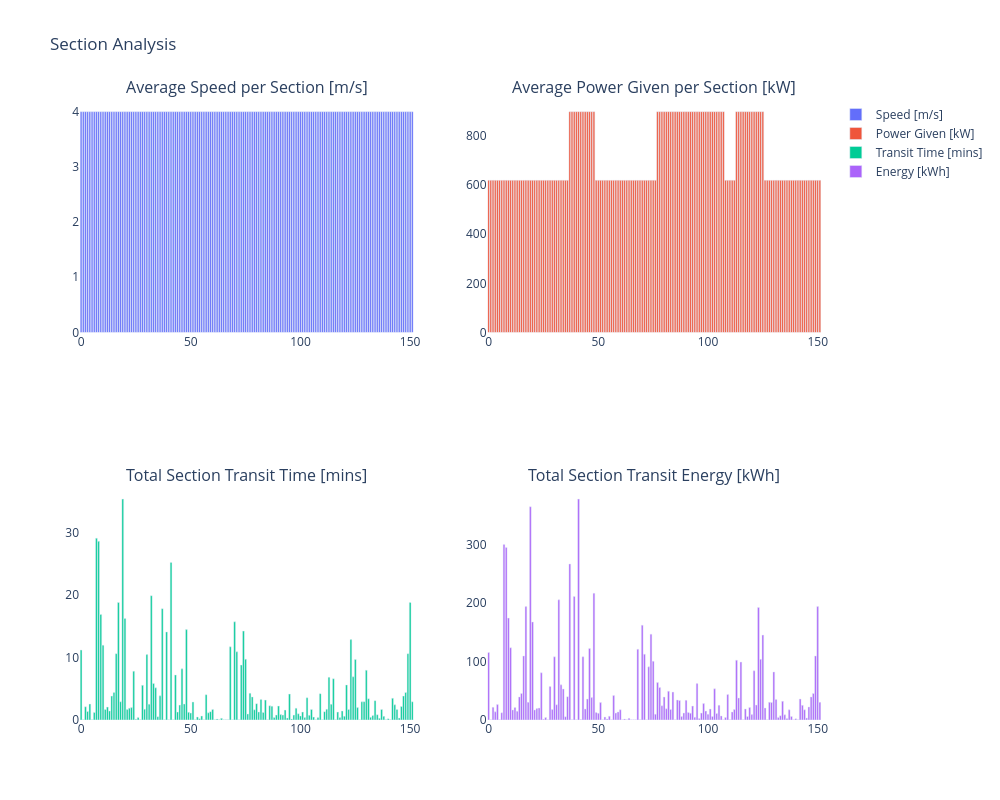

Source (notebook cell):
### Code cell
# Calculate average speed
average_speed = df_eventtable_energy_fuel['distance (m)'] / df_eventtable_energy_fuel['duration (s)']

# Calculate durations in minutes
durations = [
    (row['stop time'] - row['start time']).total_seconds() / 60
    for _, row in df_eventtable_energy_fuel.iterrows()
]

# Create 2x2 subplot figure
fig = make_subplots(rows=2, cols=2, subplot_titles=[
    'Average Speed per Section [m/s]',
    'Average Power Given per Section [kW]',
    'Total Section Transit Time [mins]',
    'Total Section Transit Energy [kWh]'
])

# Add bar charts to subplots
fig.add_trace(go.Bar(x=df.index, y=average_speed, name='Speed [m/s]'), row=1, col=1)
fig.add_trace(go.Bar(x=df.index, y=df_eventtable_energy_fuel['P_given (kW)'], name='Power Given [kW]'), row=1, col=2)
fig.add_trace(go.Bar(x=df.index, y=durations, name='Transit Time [mins]'), row=2, col=1)
fig.add_trace(go.Bar(x=df.index, y=df_eventtable_energy_fuel['total_energy (kWh)'], name='Energy [kWh]'), row=2, col=2)

# Update layout
fig.update_layout(
    height=800,
    width=1000,
    title_text='Section Analysis',
    plot_bgcolor='white'
)

# fig.show()

### Figure 1 — Plotly figure (JSON) as saved in the notebook; plotly's stock layout.template omitted (floating-point values rounded to 4 significant figures; data arrays with more than 128 entries replaced by an {"elided": "..."} marker saying what was removed)
{"data": [{"name": "Speed [m/s]", "type": "bar", "x": {"elided": "152 int values"}, "xaxis": "x", "y": {"elided": "450 float values"}, "yaxis": "y"}, {"name": "Power Given [kW]", "type": "bar", "x": {"elided": "152 int values"}, "xaxis": "x2", "y": {"elided": "450 float values"}, "yaxis": "y2"}, {"name": "Transit Time [mins]", "type": "bar", "x": {"elided": "152 int values"}, "xaxis": "x3", "y": {"elided": "450 float values"}, "yaxis": "y3"}, {"name": "Energy [kWh]", "type": "bar", "x": {"elided": "152 int values"}, "xaxis": "x4", "y": {"elided": "450 float values"}, "yaxis": "y4"}], "layout": {"annotations": [{"font": {"size": 16}, "showarrow": false, "text": "Average Speed per Section [m/s]", "x": 0.225, "xanchor": "center", "xref": "paper", "y": 1, "yanchor": "bottom", "yref": "paper"}, {"font": {"size": 16}, "showarrow": false, "text": "Average Power Given per Section [kW]", "x": 0.775, "xanchor": "center", "xref": "paper", "y": 1, "yanchor": "bottom", "yref": "paper"}, {"font": {"size": 16}, "showarrow": false, "text": "Total Section Transit Time [mins]", "x": 0.225, "xanchor": "center", "xref": "paper", "y": 0.375, "yanchor": "bottom", "yref": "paper"}, {"font": {"size": 16}, "showarrow": false, "text": "Total Section Transit Energy [kWh]", "x": 0.775, "xanchor": "center", "xref": "paper", "y": 0.375, "yanchor": "bottom", "yref": "paper"}], "height": 800, "plot_bgcolor": "white", "title": {"text": "Section Analysis"}, "width": 1000, "xaxis": {"anchor": "y", "domain": [0, 0.45]}, "xaxis2": {"anchor": "y2", "domain": [0.55, 1]}, "xaxis3": {"anchor": "y3", "domain": [0, 0.45]}, "xaxis4": {"anchor": "y4", "domain": [0.55, 1]}, "yaxis": {"anchor": "x", "domain": [0.625, 1]}, "yaxis2": {"anchor": "x2", "domain": [0.625, 1]}, "yaxis3": {"anchor": "x3", "domain": [0, 0.375]}, "yaxis4": {"anchor": "x4", "domain": [0, 0.375]}}}
